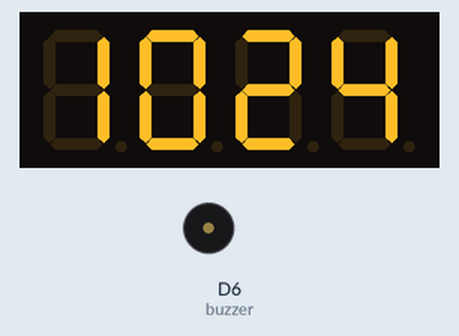
Simulated run of this program. Board: ESP8266 (Wemos D1 mini). Shown: 4-digit seven-segment display, buzzer (waves = sounding, pin HIGH). WiFi joins after 1.5 s; servers stay silent unless stated; network time is answered at once with the bench clock; the local clock reads 2024-03-15 10:24:30 at power-on unless the program sets it; what the program prints to the serial monitor is not drawn.

Above: at 1.6 s.
At 65.0 s:
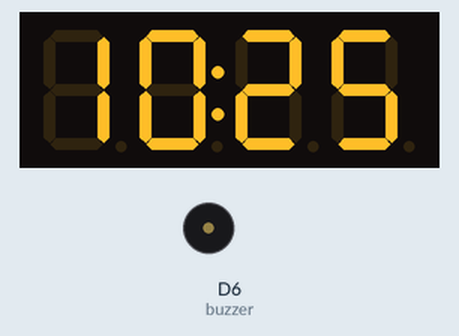
At 129.5 s:
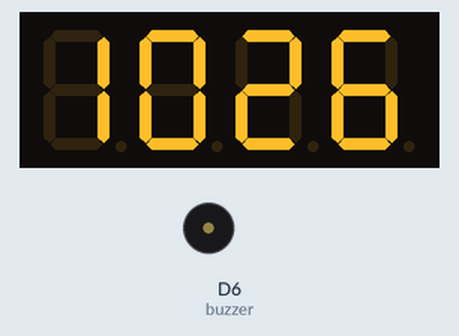

The program:

main.cpp
```cpp
#include <Arduino.h>
#include <NTPClient.h> //Memanggil Library NTPClient.h
#include <ESP8266WiFi.h> //Memanggil library ESP8266 WiFi
#include <WiFiUdp.h> //Memanggil Library WiFiUdp
#include <TM1637.h> //Library TM1637
#define CLK D4 //Deklarasi Pin Clock pada Pin D4 Wemos
#define DIO D3 //Deklarasi Pin DIO pada pin D3 Wemos
TM1637 tm1637(CLK, DIO); //Deklarasi pin TM1637

int buzzer = D6; //deklarasi pin buzzer pada D6
const char *ssid = "vivo1820";
const char *password = "sinta123";

const long utcOffsetInSeconds = 25200;

char daysOfTheWeek[7][12] = {"Sunday", "Monday", "Tuesday", "Wednesday", "Thursday", "Friday", "Saturday"}; //Variabel dengan data hari

// Define NTP Client to get time
WiFiUDP ntpUDP;
NTPClient timeClient(ntpUDP, "asia.pool.ntp.org", utcOffsetInSeconds);

int hh, mm, ss; //deklarasi variabel jam, menit dan detik.

void setup() {
Serial.begin(115200); //mengatur serial monitor pada baudrate 115200

WiFi.begin(ssid, password); //Memulai inisialisasi WiFi
pinMode(buzzer,OUTPUT);
while ( WiFi.status() != WL_CONNECTED ) {
delay ( 500 );
Serial.print ( "." );
}

timeClient.begin(); //Memulai NTPClient
tm1637.init();
tm1637.set(7);
}

void loop() {
timeClient.update();
hh = timeClient.getHours(); //Jam
mm = timeClient.getMinutes(); //Menit
ss = timeClient.getSeconds(); //Detik
//Kode untuk mengatur alarm
if (hh == 5 & mm ==11 & ss == 00){ //jam 23, menit ke 25, detik 00
digitalWrite(buzzer,HIGH);
delay(10000);
digitalWrite(buzzer,LOW);
}
Serial.print(daysOfTheWeek[timeClient.getDay()]); //Menampilkan informasi hari pada serial monitor
Serial.print(", ");
Serial.print(hh); //mencetak jam pada serial monitor
Serial.print(":");
Serial.print(mm); //mencetak menit pada serial monitor
Serial.print(":");
Serial.println(ss); //mencetak detik pada serial monitor
//Serial.println(timeClient.getFormattedTime());
tm1637.point(POINT_OFF);
tm1637.display(0, hh / 10); // jam
tm1637.display(1, hh % 10);
tm1637.display(2, mm / 10); // menit
tm1637.display(3, mm % 10); //
delay(500);
tm1637.point(POINT_ON);
tm1637.display(0, hh / 10); // jam
tm1637.display(1, hh % 10);
tm1637.display(2, mm / 10); // menit
tm1637.display(3, mm % 10); //
delay(500);
}
```
